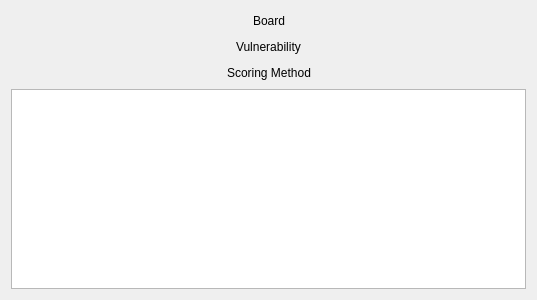
<?xml version="1.0" encoding="UTF-8"?>
<ui version="4.0">
 <class>CPointScoreDialog</class>
 <widget class="QDialog" name="CPointScoreDialog">
  <property name="geometry">
   <rect>
    <x>0</x>
    <y>0</y>
    <width>537</width>
    <height>300</height>
   </rect>
  </property>
  <property name="windowTitle">
   <string>Board Scores</string>
  </property>
  <layout class="QVBoxLayout" name="verticalLayout_2">
   <item>
    <layout class="QVBoxLayout" name="verticalLayout">
     <item>
      <layout class="QHBoxLayout" name="horizontalLayout">
       <item>
        <spacer name="horizontalSpacer">
         <property name="orientation">
          <enum>Qt::Horizontal</enum>
         </property>
         <property name="sizeHint" stdset="0">
          <size>
           <width>40</width>
           <height>20</height>
          </size>
         </property>
        </spacer>
       </item>
       <item>
        <widget class="QLabel" name="board">
         <property name="text">
          <string>Board</string>
         </property>
        </widget>
       </item>
       <item>
        <spacer name="horizontalSpacer_2">
         <property name="orientation">
          <enum>Qt::Horizontal</enum>
         </property>
         <property name="sizeHint" stdset="0">
          <size>
           <width>40</width>
           <height>20</height>
          </size>
         </property>
        </spacer>
       </item>
      </layout>
     </item>
     <item>
      <layout class="QHBoxLayout" name="horizontalLayout_2">
       <item>
        <spacer name="horizontalSpacer_3">
         <property name="orientation">
          <enum>Qt::Horizontal</enum>
         </property>
         <property name="sizeHint" stdset="0">
          <size>
           <width>40</width>
           <height>20</height>
          </size>
         </property>
        </spacer>
       </item>
       <item>
        <widget class="QLabel" name="vulnerability">
         <property name="text">
          <string>Vulnerability</string>
         </property>
        </widget>
       </item>
       <item>
        <spacer name="horizontalSpacer_4">
         <property name="orientation">
          <enum>Qt::Horizontal</enum>
         </property>
         <property name="sizeHint" stdset="0">
          <size>
           <width>40</width>
           <height>20</height>
          </size>
         </property>
        </spacer>
       </item>
      </layout>
     </item>
     <item>
      <layout class="QHBoxLayout" name="horizontalLayout_3">
       <item>
        <spacer name="horizontalSpacer_5">
         <property name="orientation">
          <enum>Qt::Horizontal</enum>
         </property>
         <property name="sizeHint" stdset="0">
          <size>
           <width>40</width>
           <height>20</height>
          </size>
         </property>
        </spacer>
       </item>
       <item>
        <widget class="QLabel" name="scoringMethod">
         <property name="text">
          <string>Scoring Method</string>
         </property>
        </widget>
       </item>
       <item>
        <spacer name="horizontalSpacer_6">
         <property name="orientation">
          <enum>Qt::Horizontal</enum>
         </property>
         <property name="sizeHint" stdset="0">
          <size>
           <width>40</width>
           <height>20</height>
          </size>
         </property>
        </spacer>
       </item>
      </layout>
     </item>
     <item>
      <widget class="QTableWidget" name="pointScoreTable">
       <property name="rowCount">
        <number>0</number>
       </property>
       <property name="columnCount">
        <number>0</number>
       </property>
       <attribute name="horizontalHeaderDefaultSectionSize">
        <number>50</number>
       </attribute>
       <attribute name="horizontalHeaderMinimumSectionSize">
        <number>25</number>
       </attribute>
       <attribute name="horizontalHeaderShowSortIndicator" stdset="0">
        <bool>true</bool>
       </attribute>
       <attribute name="horizontalHeaderStretchLastSection">
        <bool>true</bool>
       </attribute>
      </widget>
     </item>
    </layout>
   </item>
  </layout>
 </widget>
 <resources/>
 <connections/>
</ui>
